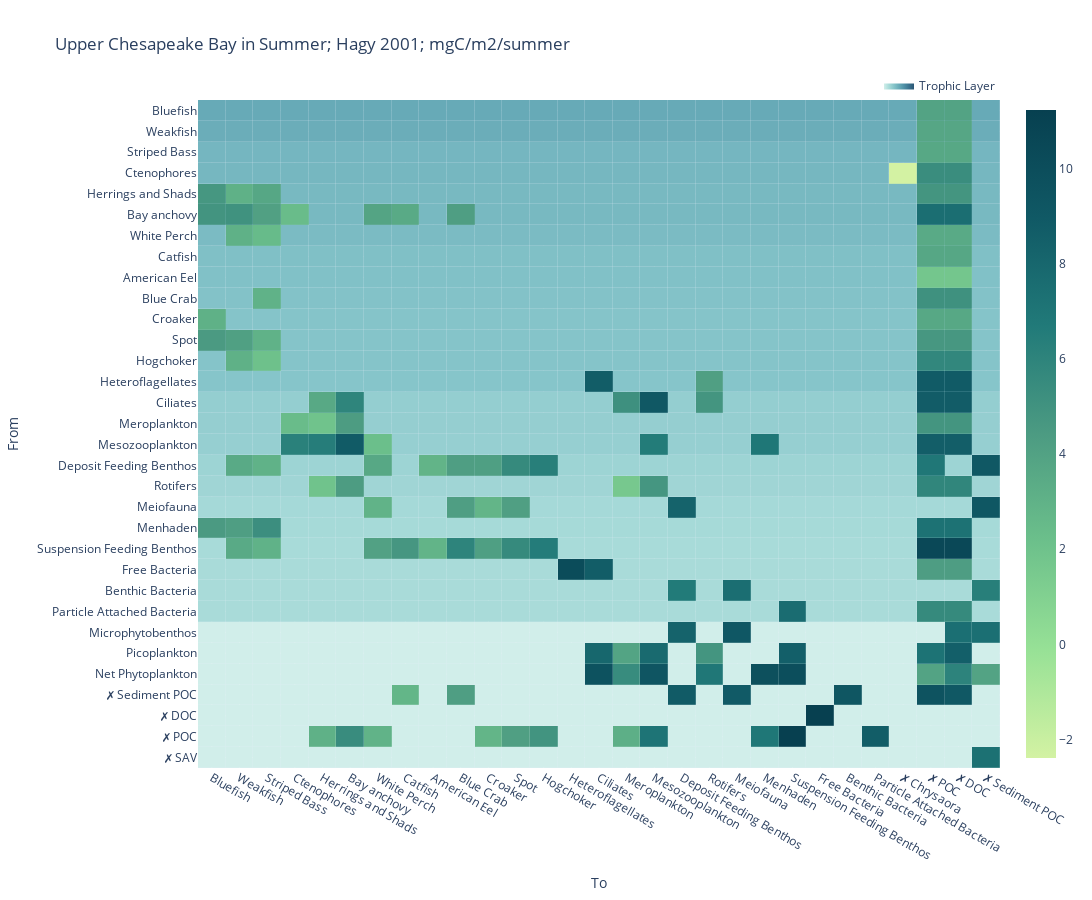

Here is the notebook cell this chart was saved with:
### Markdown cell above
### log

### Code cell
show_heatmap(food_webs[0], normalization='log', show_trophic_layer=True, add_external_flows=False)

### Figure 1 — Plotly figure (JSON) as saved in the notebook; plotly's stock layout.template omitted (floating-point values rounded to 4 significant figures; data arrays with more than 128 entries replaced by an {"elided": "..."} marker saying what was removed)
{"data": [{"colorscale": [[0, "rgb(209, 238, 234)"], [0.1667, "rgb(168, 219, 217)"], [0.3333, "rgb(133, 196, 201)"], [0.5, "rgb(104, 171, 184)"], [0.6667, "rgb(79, 144, 166)"], [0.8333, "rgb(59, 115, 143)"], [1, "rgb(42, 86, 116)"]], "hoverinfo": "skip", "name": "Trophic Layer", "showlegend": true, "showscale": false, "type": "heatmap", "x": {"elided": "928 str values"}, "xgap": 0.2, "y": {"elided": "928 str values"}, "ygap": 0.2, "z": {"elided": "928 float values"}, "zmax": 7.097, "zmin": 1}, {"colorscale": [[0, "rgb(211, 242, 163)"], [0.1667, "rgb(151, 225, 150)"], [0.3333, "rgb(108, 192, 139)"], [0.5, "rgb(76, 155, 130)"], [0.6667, "rgb(33, 122, 121)"], [0.8333, "rgb(16, 89, 101)"], [1, "rgb(7, 64, 80)"]], "hoverongaps": false, "hovertemplate": "%{y} --> %{x}: %{z}<extra></extra>", "showlegend": false, "showscale": true, "type": "heatmap", "x": {"elided": "158 str values"}, "xgap": 0.2, "y": {"elided": "158 str values"}, "ygap": 0.2, "z": {"elided": "158 float values"}, "zmax": 11.23, "zmin": -2.386}], "layout": {"autosize": true, "height": 900, "legend": {"orientation": "h", "x": 1, "xanchor": "right", "y": 1, "yanchor": "bottom"}, "title": {"text": "Upper Chesapeake Bay in Summer; Hagy 2001; mgC/m2/summer"}, "width": 1200, "xaxis": {"autorange": true, "categoryarray": ["Bluefish", "Weakfish", "Striped Bass", "Ctenophores", "Herrings and Shads", "Bay anchovy", "White Perch", "Catfish", "American Eel", "Blue Crab", "Croaker", "Spot", "Hogchoker", "Heteroflagellates", "Ciliates", "Meroplankton", "Mesozooplankton", "Deposit Feeding Benthos", "Rotifers", "Meiofauna", "Menhaden", "Suspension Feeding Benthos", "Free Bacteria", "Benthic Bacteria", "Particle Attached Bacteria", "✗ Chrysaora", "✗ POC", "✗ DOC", "✗ Sediment POC"], "range": [-0.5, 28.5], "showspikes": true, "spikethickness": 0.5, "title": {"text": "To"}, "type": "category"}, "yaxis": {"autorange": true, "categoryarray": ["✗ SAV", "✗ POC", "✗ DOC", "✗ Sediment POC", "Net Phytoplankton", "Picoplankton", "Microphytobenthos", "Particle Attached Bacteria", "Benthic Bacteria", "Free Bacteria", "Suspension Feeding Benthos", "Menhaden", "Meiofauna", "Rotifers", "Deposit Feeding Benthos", "Mesozooplankton", "Meroplankton", "Ciliates", "Heteroflagellates", "Hogchoker", "Spot", "Croaker", "Blue Crab", "American Eel", "Catfish", "White Perch", "Bay anchovy", "Herrings and Shads", "Ctenophores", "Striped Bass", "Weakfish", "Bluefish"], "range": [-0.5, 31.5], "showspikes": true, "spikemode": "across", "spikesnap": "cursor", "spikethickness": 0.5, "title": {"text": "From"}, "type": "category"}}}
